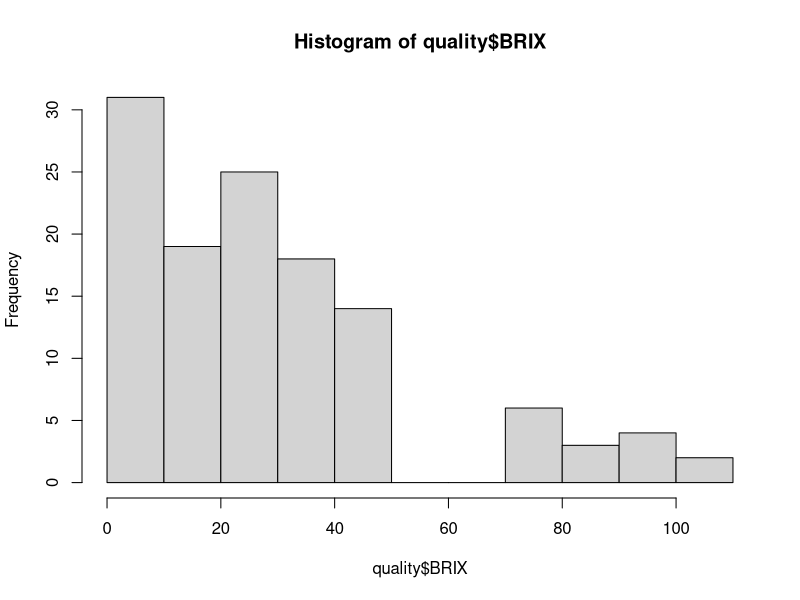
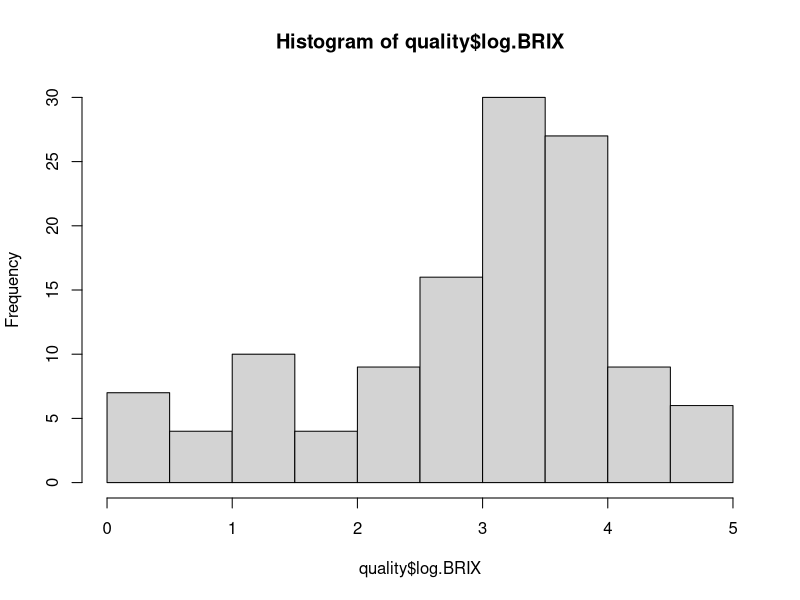
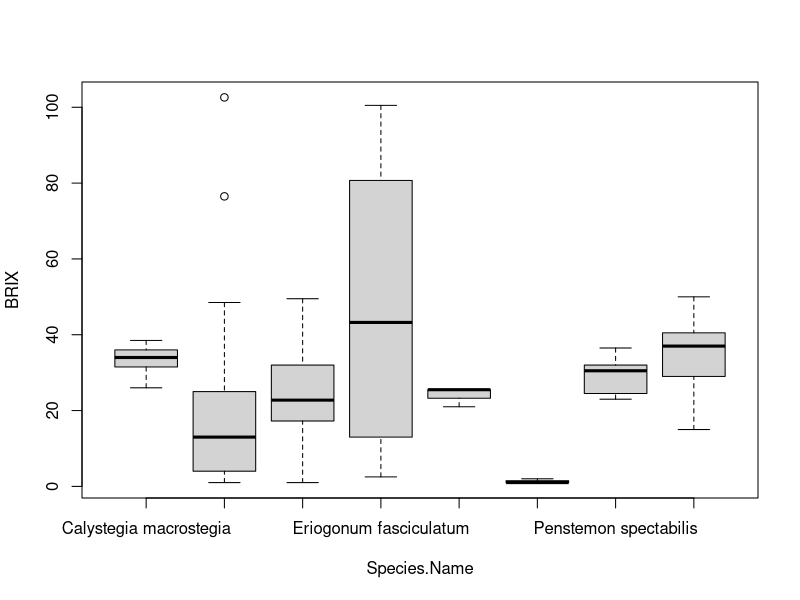
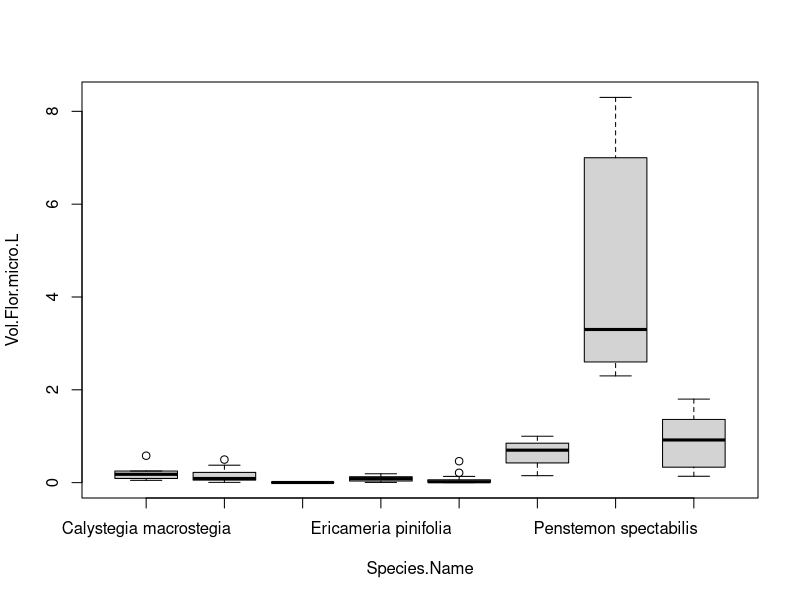
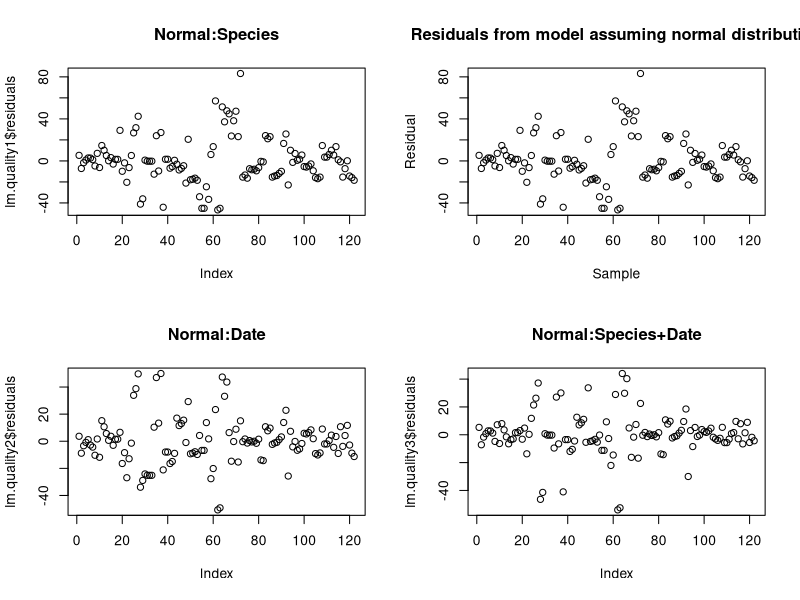
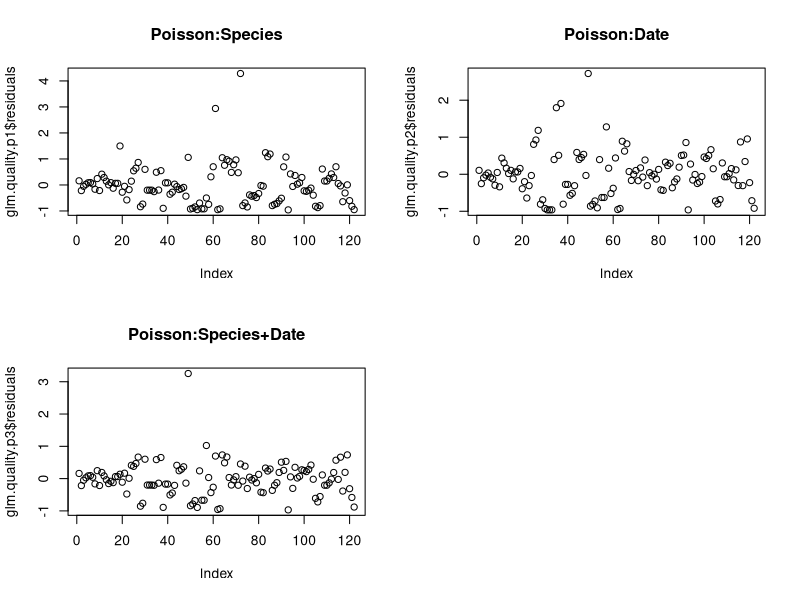
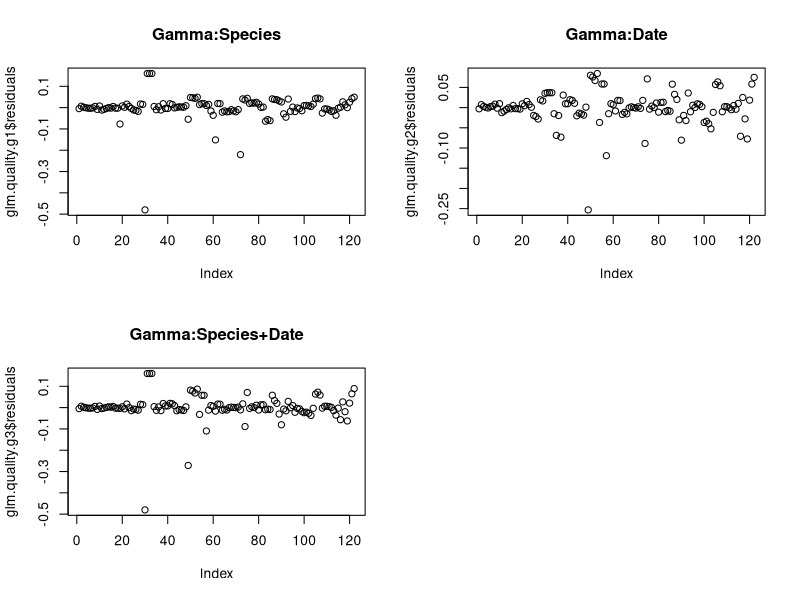
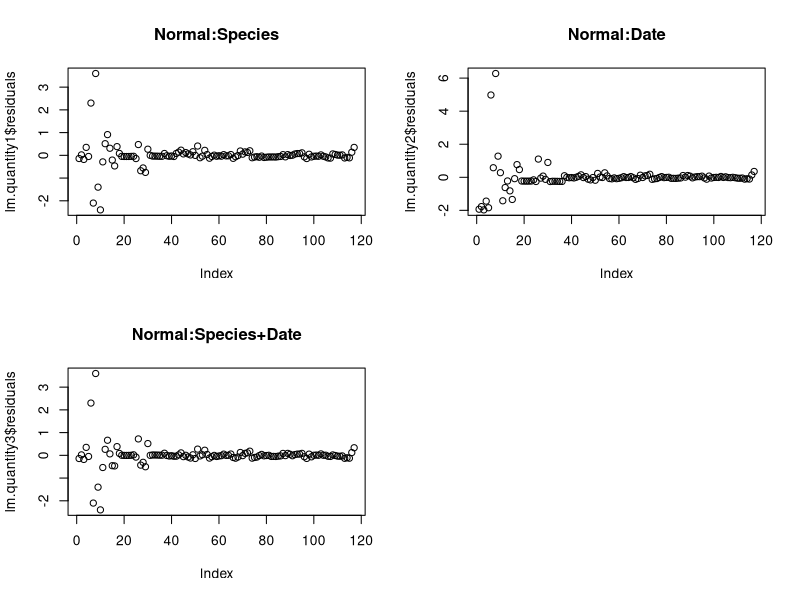

These figures' R source, in order:
# Flower Characteristics Analyses
# Sam Woodman

library(dplyr)
setwd("~/Google Drive/Semester 8/Thesis/Flower Data")

file.names <- c("Plant.ID", "Species.Name", "Date", "Flow.Diam.mm", "Cor.Len.mm", 
                "Florets", "Total.Vol.Nec.micro.L", "Vol.Flor.micro.L", "BRIX", 
                "Sugar.micro.g", "Sugar.Flor.micro.g", "Notes")
flower.char <- read.csv("Flower Characteristics.csv", header = TRUE, col.names = file.names)

quality <- flower.char %>%
  select(Plant.ID, Species.Name, Date, BRIX) %>% 
  filter(!is.na(as.numeric(BRIX)) & as.numeric(BRIX) > 0)
quality$BRIX <- as.numeric(quality$BRIX)
quality$log.BRIX <- log(quality$BRIX)

hist(quality$BRIX)
hist(quality$log.BRIX)
boxplot(BRIX~Species.Name, data=quality)

quantity <- flower.char %>%
  select(Plant.ID, Species.Name, Date, Vol.Flor.micro.L, Total.Vol.Nec.micro.L) %>% 
  filter(!is.na(Vol.Flor.micro.L) & Vol.Flor.micro.L > 0)

boxplot(Vol.Flor.micro.L~Species.Name, data=quantity)

#### lm-quality ####
par(mfrow=c(2,2))
lm.quality1 <- lm(BRIX~Species.Name, data = quality)
summary(lm.quality1)
plot(lm.quality1$residuals, main="Normal:Species")
plot(lm.quality1$residuals, main="Residuals from model assuming normal distribution", 
     ylab = "Residual", xlab = "Sample")

lm.quality2 <- lm(BRIX~Date, data = quality)
summary(lm.quality2)
plot(lm.quality2$residuals, main="Normal:Date")

lm.quality3 <- lm(BRIX~Species.Name+Date, data = quality)
summary(lm.quality3)
plot(lm.quality3$residuals, main="Normal:Species+Date")

#### glm-quality ####
quality.glm <- quality

# Poisson
par(mfrow=c(2,2))
glm.quality.p1 <- glm(BRIX~Species.Name, data = quality.glm, family = poisson())
plot(glm.quality.p1$residuals, main="Poisson:Species")

glm.quality.p2 <- glm(BRIX~Date, data = quality.glm, family = poisson())
plot(glm.quality.p2$residuals, main="Poisson:Date")

glm.quality.p3 <- glm(BRIX~Species.Name+Date, data = quality.glm, family = poisson())
plot(glm.quality.p3$residuals, main="Poisson:Species+Date")

# Gamma
par(mfrow=c(2,2))
glm.quality.g1 <- glm(BRIX~Species.Name, data = quality.glm, family = Gamma())
plot(glm.quality.g1$residuals, main="Gamma:Species")

glm.quality.g2 <- glm(BRIX~Date, data = quality.glm, family = Gamma())
plot(glm.quality.g2$residuals, main="Gamma:Date")

glm.quality.g3 <- glm(BRIX~Species.Name+Date, data = quality.glm, family = Gamma())
plot(glm.quality.g3$residuals, main="Gamma:Species+Date")

#### lm-quantity ####
par(mfrow=c(2,2))
lm.quantity1 <- lm(Vol.Flor.micro.L~Species.Name, data = quantity)
summary(lm.quantity1)
plot(lm.quantity1$residuals, main = "Normal:Species")

lm.quantity2 <- lm(Vol.Flor.micro.L~Date, data = quantity)
summary(lm.quality2)
plot(lm.quantity2$residuals, main = "Normal:Date")

lm.quantity3 <- lm(Vol.Flor.micro.L~Species.Name+Date, data = quantity)
summary(lm.quantity3)
plot(lm.quantity3$residuals, main = "Normal:Species+Date")

#### glm-quantity ####
# Poisson
par(mfrow=c(2,2))
glm.quantity.p1 <- glm(Vol.Flor.micro.L~Species.Name, data = quantity, family = poisson())
plot(glm.quantity.p1$residuals, main="Poisson:Species")

glm.quantity.p2 <- glm(Vol.Flor.micro.L~Date, data = quantity, family = poisson())
plot(glm.quantity.p2$residuals, main="Poisson:Date")

glm.quantity.p3 <- glm(Vol.Flor.micro.L~Species.Name+Date, data = quantity, family = poisson())
plot(glm.quantity.p3$residuals, main="Poisson:Species+Date")
plot(glm.quantity.p3$residuals, main="Residuals from model assuming poisson distribution", 
     ylab = "Residual", xlab = "Sample")

# Gamma
par(mfrow=c(2,2))
glm.quantity.g1 <- glm(Vol.Flor.micro.L~Species.Name, data = quantity, family = Gamma())
plot(glm.quantity.g1$residuals, main="Gamma:Species")

glm.quantity.g2 <- glm(Vol.Flor.micro.L~Date, data = quantity, family = Gamma())
plot(glm.quantity.g2$residuals, main="Gamma:Date")

glm.quantity.g3 <- glm(Vol.Flor.micro.L~Species.Name+Date, data = quantity, family = Gamma())
plot(glm.quantity.g3$residuals, main="Gamma:Species+Date")




# Pretty plots
par(mfrow=c(1,2))
plot(lm.quality1$residuals, main="Normal distribution", 
     ylab = "Residual", xlab = "Sample")
plot(glm.quantity.p3$residuals, main="Poisson distribution", 
     ylab = "Residual", xlab = "Sample")

par(mfrow=c(1,2))
boxplot(BRIX~Species.Name, data=quality, main = "Quality")
boxplot(Vol.Flor.micro.L~Species.Name, data=quantity, main = "Quantity")


